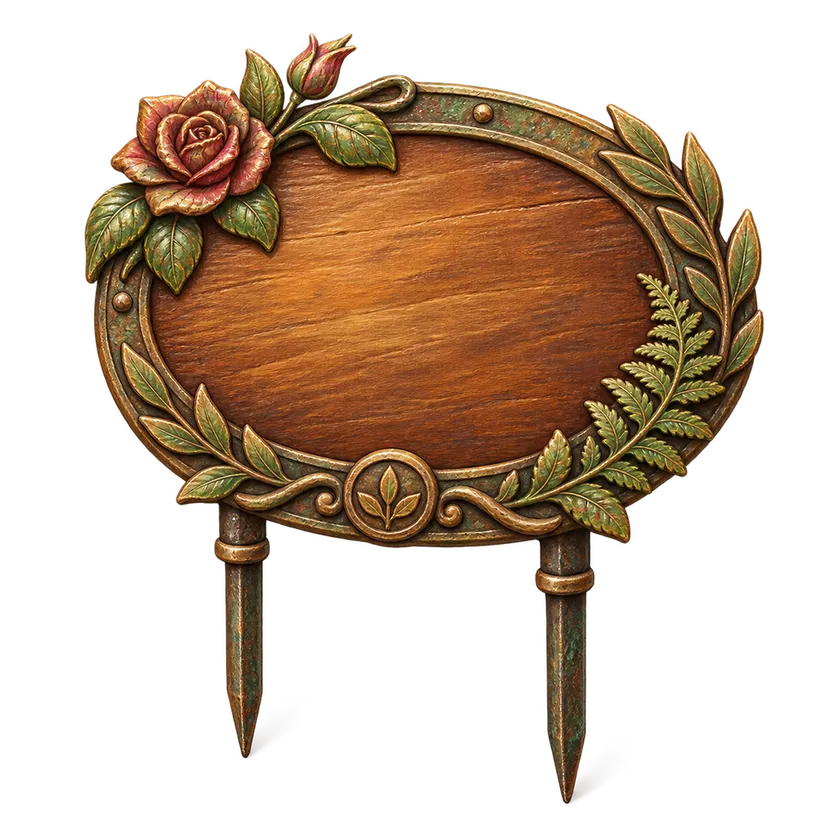
#> input picture artwork_source/achievement_trophies/originals/cosmetic_botanists_plaque.webp, 840 x 840 px, shrunk from 1024 x 1024 before the run
$ python -i normalize_v6_chroma_sources.py   (imports and definitions only)
#> lines starting #> are read from the running program, lines starting #| are printed output that depends on the picture
from __future__ import annotations

import argparse
import subprocess
import sys
import tempfile
from concurrent.futures import ThreadPoolExecutor
from pathlib import Path

from PIL import Image


ROOT = Path(__file__).resolve().parents[1]
SOURCE_ROOT = ROOT / "artwork_source" / "plants" / "v6"
DEFAULT_HELPER = (
    Path.home()
    / ".codex"
    / "skills"
    / ".system"
    / "imagegen"
    / "scripts"
    / "remove_chroma_key.py"
)
SPECIES = (
    "rose",
    "bonsai",
    "sunflower",
    "lavender",
    "hydrangea",
    "peony",
    "foxglove",
    "japanese_maple",
    "wisteria",
    "dahlia",
)
STAGES = ("seed", "sprout", "young", "mature", "flowering", "rare")
KEY = (255, 0, 255)


# [6 lines left out: function _sources, not called in this run]


def _verify(path: Path) -> float:
    with Image.open(path) as source:
#> source is the input picture: PIL image 840x840 RGBA; mean R, G, B, A 55.6, 36.3, 19.2, 101.4
        rgb = source.convert("RGB")
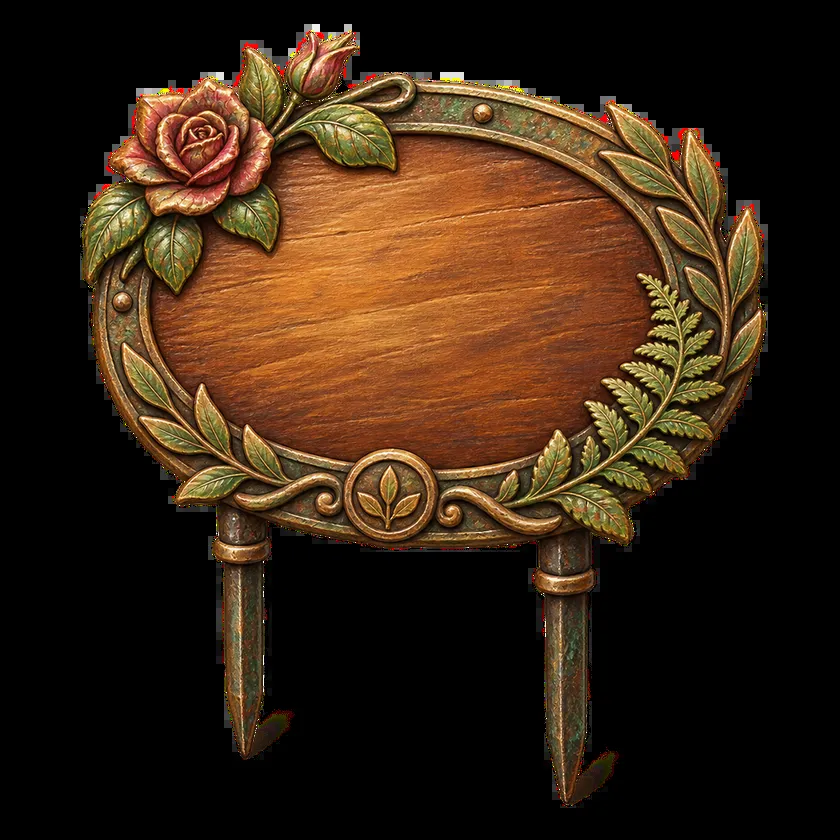
#> rgb: PIL image 840x840 RGB; mean R, G, B 55.6, 36.3, 19.2
    width, height = rgb.size
#> width = 840; height = 840
    border = (
        [rgb.getpixel((x, 0)) for x in range(width)]
        + [rgb.getpixel((x, height - 1)) for x in range(width)]
        + [rgb.getpixel((0, y)) for y in range(height)]
        + [rgb.getpixel((width - 1, y)) for y in range(height)]
    )
#> border = 3360 items, first 6: (0, 0, 0), (0, 0, 0), (0, 0, 0), (0, 0, 0), (0, 0, 0), (0, 0, 0)
    if set(border) != {KEY}:
#> (the run stopped early here; a loop or call above may not have finished)

$ run again, on artwork_source/achievement_trophies/originals/cosmetic_golden_trowel.webp
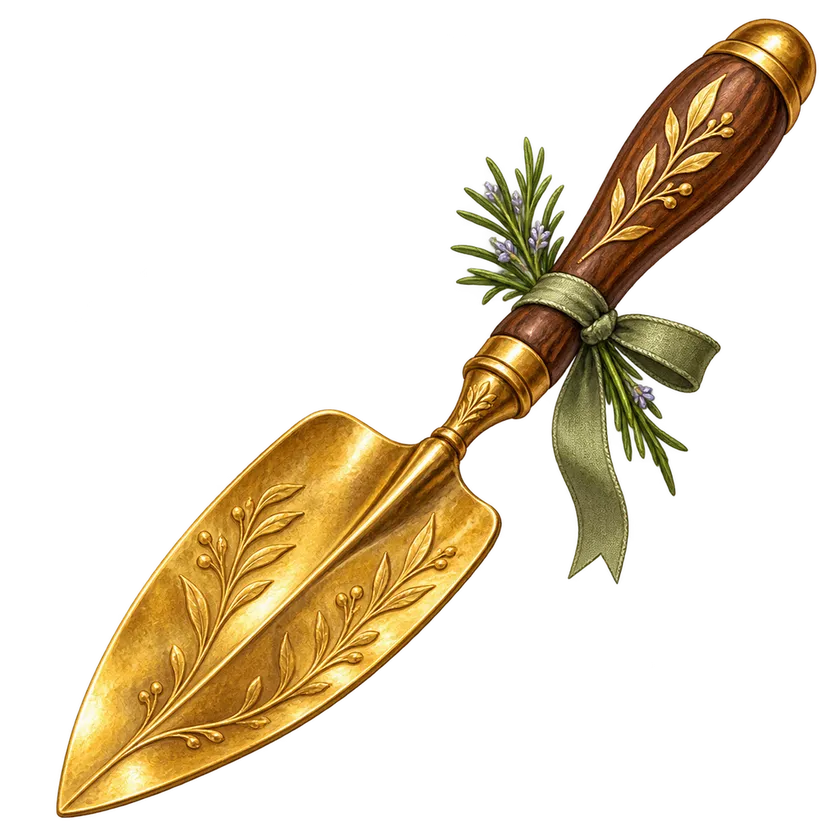
#> input picture artwork_source/achievement_trophies/originals/cosmetic_golden_trowel.webp, 840 x 840 px, shrunk from 1024 x 1024 before the run
#> in _verify, source is the input picture: PIL image 840x840 RGBA; mean R, G, B, A 44.3, 33.9, 15.1, 61.8
#> in _verify, `rgb = source.convert("RGB")`:
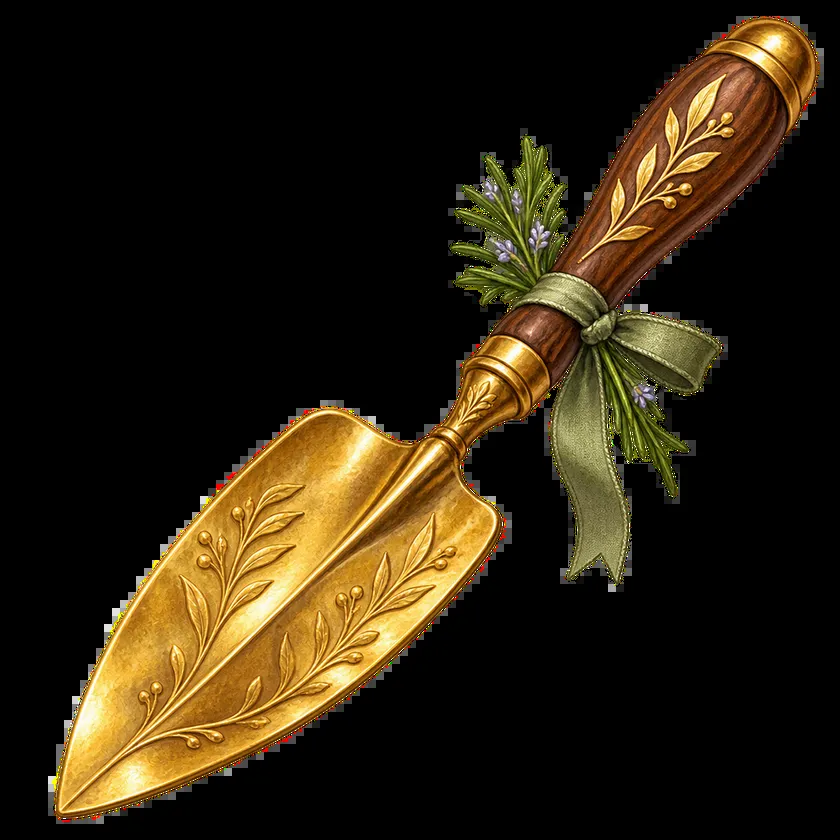
#> rgb: PIL image 840x840 RGB; mean R, G, B 44.3, 33.9, 15.1
#> border = 3360 items, first 6: (0, 0, 0), (0, 0, 0), (0, 0, 0), (0, 0, 0), (0, 0, 0), (0, 0, 0)
